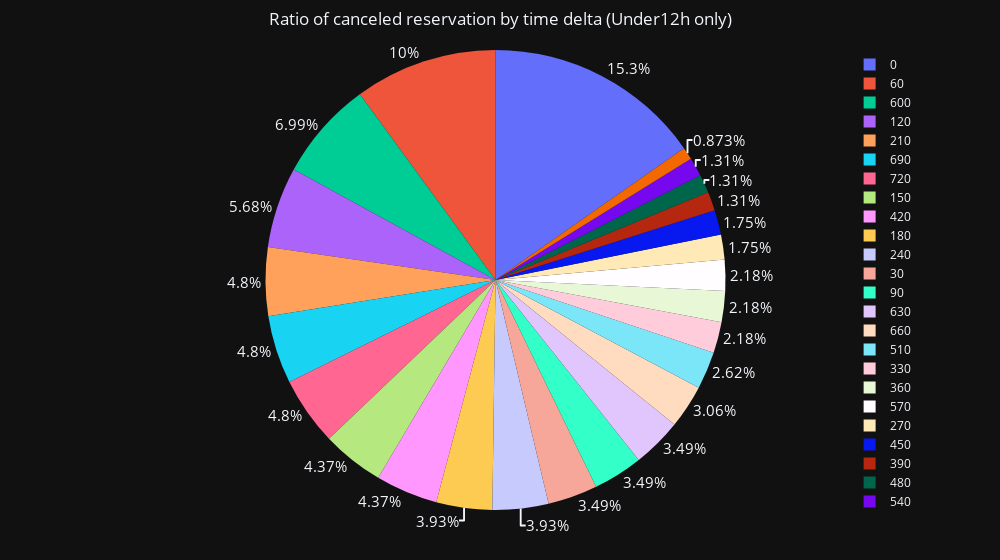

Here is the notebook cell this chart was saved with:
### Code cell
# piechart for delay at checkout
fig = px.pie(df_canceled_ratio,
             values = 'state',
             names = df_canceled_ratio.index,
             title='Ratio of canceled reservation by time delta (Under12h only)',
             width= 1000
             )
fig.update_traces(textposition = 'outside', textfont_size = 15)             
fig.update_layout(title_x = 0.5, 
                  margin=dict(l=50,r=50,b=50,t=50,pad=4),
                  template = 'plotly_dark' )                
fig.show()

### Figure 1 — Plotly figure (JSON) as saved in the notebook; plotly's stock layout.template omitted (floating-point values rounded to 4 significant figures)
{"data": [{"domain": {"x": [0, 1], "y": [0, 1]}, "hovertemplate": "time_delta_with_previous_rental_in_minutes=%{label}<br>state=%{value}<extra></extra>", "labels": [0, 30, 60, 90, 120, 150, 180, 210, 240, 270, 300, 330, 360, 390, 420, 450, 480, 510, 540, 570, 600, 630, 660, 690, 720], "legendgroup": "", "name": "", "showlegend": true, "textfont": {"size": 15}, "textposition": "outside", "type": "pie", "values": [35, 8, 23, 8, 13, 10, 9, 11, 9, 4, 2, 5, 5, 3, 10, 4, 3, 6, 3, 5, 16, 8, 7, 11, 11]}], "layout": {"legend": {"tracegroupgap": 0}, "margin": {"b": 50, "l": 50, "pad": 4, "r": 50, "t": 50}, "title": {"text": "Ratio of canceled reservation by time delta (Under12h only)", "x": 0.5}, "width": 1000}}
